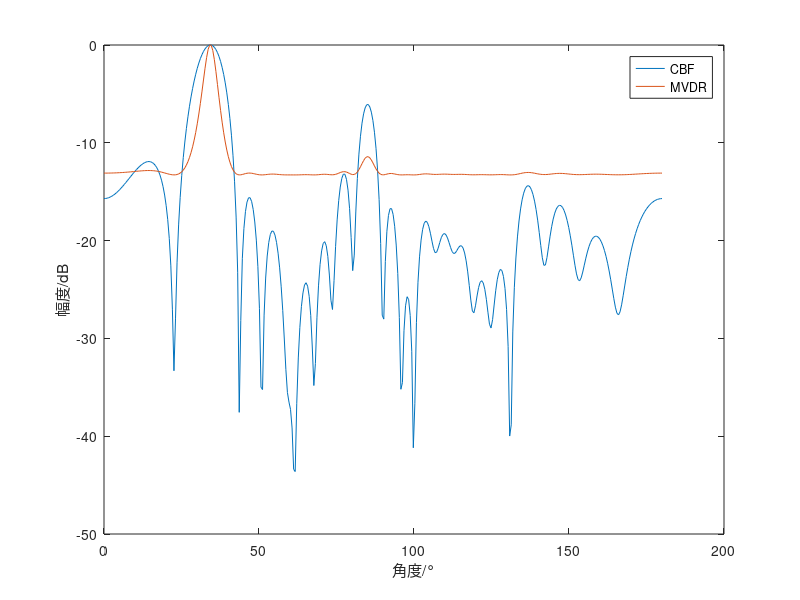
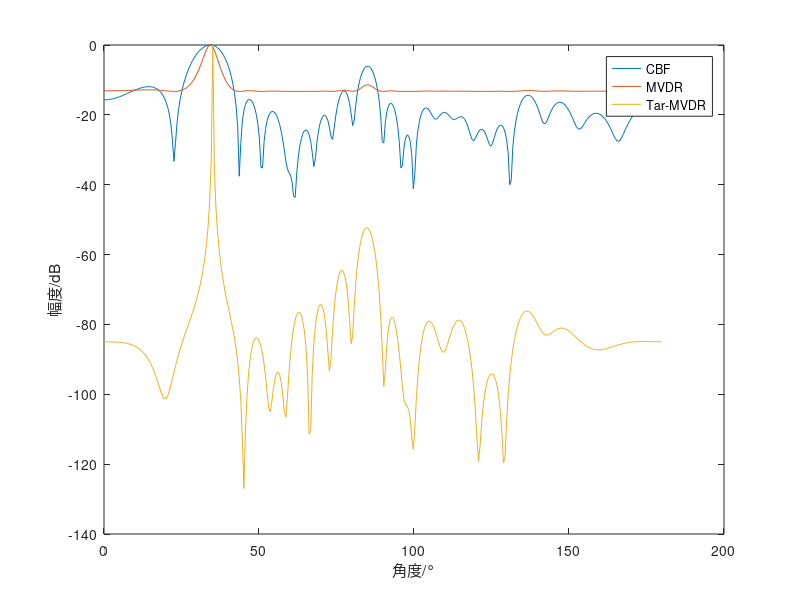

Source code (MATLAB) for these figures, in order: (Note: this script raises an error after producing the figures.)
%% 
clear all;
close all;
clc;
%%
c = 1500;
M = 20;                             %阵元数
f0 = 500;
N_x = 4096;                         %信号长度
T = 1;
t = 0:1/N_x:T-1/N_x;                %信号时间
fs = N_x;                           %快拍数
l = c / f0;                         %信号波长  
d = 0.5*l;                          %阵元间距
snr = 10;                           %信噪比
Theta=[35 85];                      %两个信号的入射角度
source_number = length(Theta);      %信元数
f = fs/N_x*(0:N_x-1);               %具体频点
fl = f0; fh = f0;

%% 生成信号
rng('default');
sig1 = 2*cos(2*pi*f0* (t - d*(0:M-1)'*cosd(Theta(1)) / c));   % 目标信号
sig2 = cos(2*pi*f0* (t - d*(0:M-1)'*cosd(Theta(2)) / c));   % 干扰信号
noise = randn(M,length(sig1));                              % 均值为0，方差为1的高斯白噪声
SNR1 = 10^(10 / 10);   SNR2 = 10^(-30 / 10);
P1 = mean(sig1.^2);    P2 = mean(sig2.^2);                  % 计算信号功率
PN1 = P1 / SNR1;       PN2 = P2 / SNR2;                     % 计算所需的噪声功率
noise_scale1 = sqrt(PN1 / mean(noise.^2));                  % 计算噪声缩放因子
noise_scale2 = sqrt(PN2 / mean(noise.^2));
sig1 = sig1 + noise_scale1*noise;
sig2 = sig2 + noise_scale2*noise;
Sig = sig1 + sig2;

%% DOA估计
theta = linspace(0,180,360);
x = fft(Sig').';
r = eye(M)*1e-6;

for i = 1 : length(theta)
    for j = find(f>=fl & f<=fh)
        R = x(:,j) * x(:,j)' / N_x;
        atheta = exp(-1j*(0:M-1)'*2*pi*d*f(j)*cosd(theta(i))/c);
        p_cbf(i,j) = atheta'*x(:,j);
        p_mvdr(i,j) = abs(1/(atheta'/(R+r)*atheta));
    end
end
P_cbf = sum(p_cbf.' .* conj(p_cbf.')) / length(find(f>=fl & f<=fh));   
P_mvdr = sum(p_mvdr.' .* conj(p_mvdr.')) / length(find(f>=fl & f<=fh));    

%% 画图
figure;
plot(theta,10*log10(P_cbf/max(P_cbf)));
hold on;
plot(theta,10*log10(P_mvdr/max(P_mvdr)));
xlabel('角度/°');ylabel('幅度/dB');
legend('CBF','MVDR');

%% 空域滤波
% Theta0 = Theta(1);  % 强目标方位
% for ii = find( f>=fl  & f<=fh )
%     V = exp(1j * (0:M-1) * 2*pi * f(ii) * d * cosd(Theta0) / c);
%     Pc(ii) = V * x(:,ii);
% end
% maxbm_t = real(ifft(Pc))*2;

%% 相干特征信号-MVDR
x1 = fft(sig1').';
for i = 1 : length(theta)
    for j = find(f>=fl & f<=fh)
        Rx = x1(:,j) * x1(:,j)' / N_x;
        Rx = Rx + r;
        R = x(:,j) * x(:,j)' / N_x;
        atheta = exp(-1j*(0:M-1)'*2*pi*d*f(j)*cosd(theta(i))/c);

        p_cbf(i,j) = atheta'*x(:,j);
        p_mvdr(i,j) = abs(1/(atheta'/(R+r)*atheta));
        p_tar(i,j) = (Rx\atheta / (atheta'/Rx*atheta))' * (R+r) * (Rx\atheta) / (atheta'/Rx*atheta);
    end
end
P_cbf = sum(p_cbf.' .* conj(p_cbf.')) / length(find(f>=fl & f<=fh));   
P_mvdr = sum(p_mvdr.' .* conj(p_mvdr.')) / length(find(f>=fl & f<=fh));    
P_tar = sum(p_tar.' .* conj(p_tar.')) / length(find(f>=fl & f<=fh));    

%% 画图
figure;
plot(theta,10*log10(P_cbf/max(P_cbf)));
hold on;
plot(theta,10*log10(P_mvdr/max(P_mvdr)));
plot(theta,10*log10(P_tar/max(P_tar)))
xlabel('角度/°');ylabel('幅度/dB');
legend('CBF','MVDR','Tar-MVDR');
xline(Theta,'--r');

